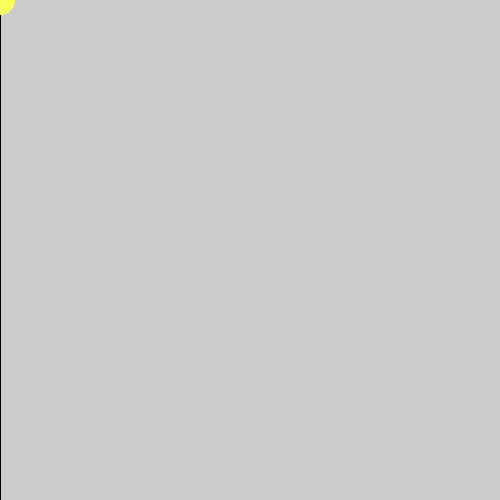
Frame 1 (no input)
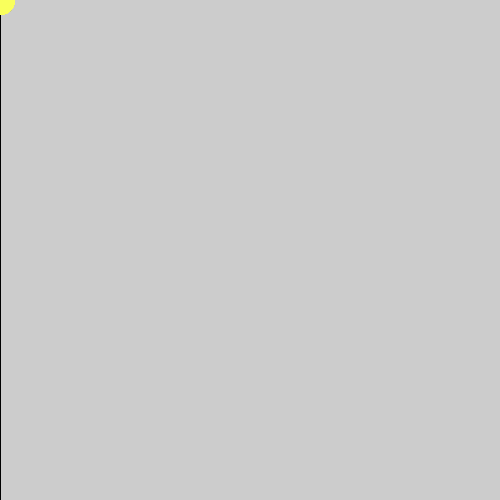
Frame 60 (the mouse pressed at the canvas centre just before this capture)
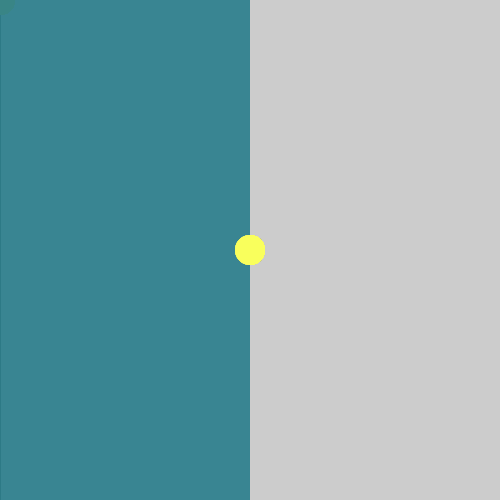
Frame 120 (the mouse held since frame 60 and released just before this capture)

The Processing sketch that drew these frames (run headless with seeded random() and noise(); from frame 60 on, the mouse is pressed at the canvas centre):

// Processing sketch: processing_56374
// ── processing_56374.pde

//* Coding by Cecilia Chen *// 


 
void setup(){
  size(500,500);

}
 
void draw(){
  fill(#308186, 20); 
  rect(0,0,mouseX, height);
     
  
fill(#f9ff5c);  
noStroke();     
ellipse(mouseX,mouseY,30,30);
 
 
}

void mouseDragged(){  
fill(#b65b66);  
rect(30,30,170,40);
fill(#fff0f2);
rect(30,70, 170, 40);
fill(#b65b66);  
rect(30,110,170,40);
fill(#fff0f2);
rect(30,150, 170, 40);
fill(#b65b66);  
rect(30,190,170,40);

fill(#ff6ebc);  
noStroke();     
ellipse(mouseX,mouseY,60,60);
}


void mouseClicked(){ 
fill(#b65b66);  
rect(300,300,170,40);
fill(#6b5a4a);
rect(300,340, 170, 40);
fill(#b65b66);  
rect(300,380,170,40);
fill(#6b5a4a);
rect(300,420, 170, 40);
fill(#b65b66);  
rect(300,460,170,40);


}


void mouseReleased(){
  
fill(#6eff6e);  
noStroke();     
ellipse(mouseX,mouseY,100,100);
}



  
